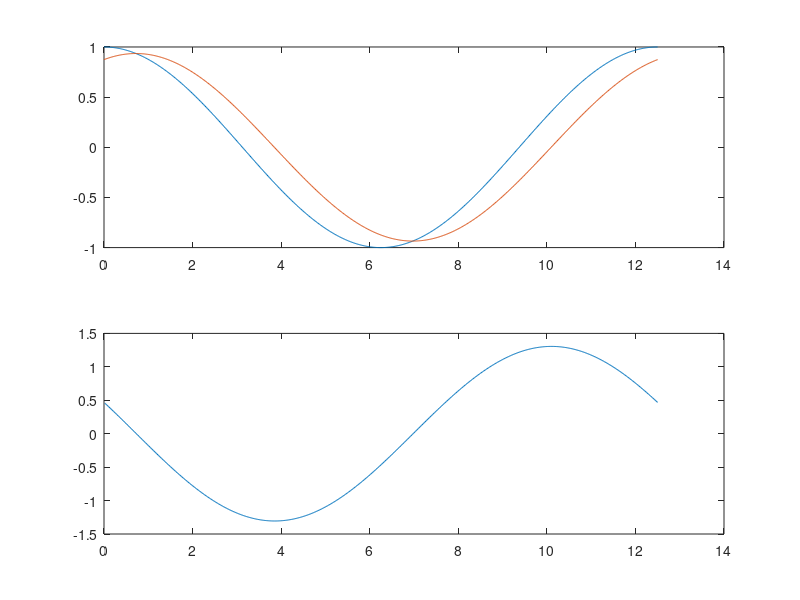

The MATLAB script that drew this image:
B=2000
h=15
A=300e6
Lgorge=20000
labda=2e-3
g=9.81
T=12.5*3600;
omega=2*pi/T
mu=B*h^2/A*g/labda/Lgorge;
phi=omega/mu
etamp=1;
dt=60
t=0:dt:T;
eta1=etamp*cos(omega*t);
eta2=1/sqrt(1+phi^2)*etamp*cos(omega*t-atan(phi));
figure(1)
subplot(211)
plot(t/3600,eta1,t/3600,eta2)
Q=(eta2(2:end)-eta2(1:end-1))/dt*A;
v=Q/h/B;
subplot(212)
plot(t(2:end)/3600,v)
